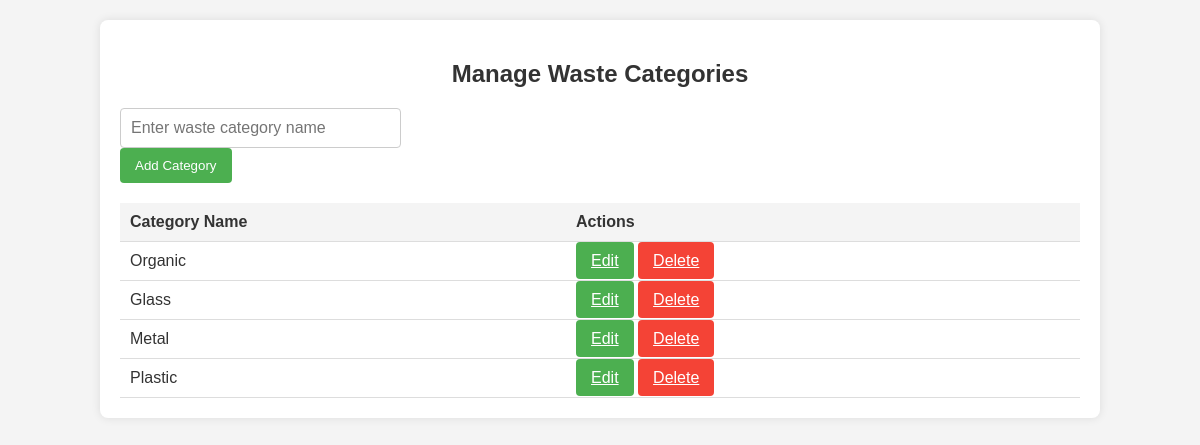
Page /manage_categories.php on the committed database.
### tables this page shows
CREATE TABLE `waste_categories` (
  `id` int(11) NOT NULL,
  `category_name` varchar(100) NOT NULL,
  `created_at` timestamp NOT NULL DEFAULT current_timestamp()
);

### manage_categories.php (the view, shortened to what this page needs)
<?php
$servername = "localhost";
$username = "root";
$password = "";
$dbname = "garbage";
$conn = new mysqli($servername, $username, $password, $dbname);
$sql = "SELECT * FROM waste_categories";
$result = $conn->query($sql);
?>
<!DOCTYPE html>
<html lang="en">
<head>
</head>
<body>
    <div class="container">
        <h2>Manage Waste Categories</h2>
        <div class="form-container">
            <form method="POST">
                <input type="text" name="category_name" placeholder="Enter waste category name" required>
                <button type="submit" name="add_category" class="btn">Add Category</button>
            </form>
        </div>
        <table>
            <thead>
                <tr>
                    <th>Category Name</th>
                    <th>Actions</th>
                </tr>
            </thead>
            <tbody>
                <?php
                if ($result->num_rows > 0) {
                    while($row = $result->fetch_assoc()) {
                        echo "<tr>
                                <td>" . $row['category_name'] . "</td>
                                <td>
                                    <a href='manage_categories.php?edit=" . $row['id'] . "' class='btn'>Edit</a>
                                    <a href='manage_categories.php?delete=" . $row['id'] . "' class='btn delete-btn' onclick='return confirm(\"Are you sure you want to delete?\")'>Delete</a>
                                </td>
                              </tr>";
                    }
                } else {
                    echo "<tr><td colspan='2'>No categories found.</td></tr>";
                }
                ?>
            </tbody>
        </table>
    </div>
</body>
</html>

### manage_categories.php (style rules this page uses)
body { font-family: Arial, sans-serif; margin: 0; padding: 0; background: #f4f4f4; color: #333; }
.container { width: 80%; margin: 20px auto; background: #fff; padding: 20px; box-shadow: 0 0 10px rgba(0, 0, 0, 0.1); border-radius: 8px; }
h2 { text-align: center; margin-bottom: 20px; }
table { width: 100%; border-collapse: collapse; margin-top: 20px; }
th, td { padding: 10px; text-align: left; border-bottom: 1px solid #ddd; }
th { background-color: #f4f4f4; }
.btn { padding: 10px 15px; background-color: #4CAF50; color: white; border: none; border-radius: 4px; cursor: pointer; }
.delete-btn { background-color: #f44336; }
.form-container { display: flex; justify-content: space-between; margin-bottom: 20px; }
input[type="text"] { padding: 10px; font-size: 16px; width: 75%; border: 1px solid #ccc; border-radius: 4px; }

### rows in the picture
waste_categories: category_name "Organic"
waste_categories: category_name "Glass"
waste_categories: category_name "Metal"
waste_categories: category_name "Plastic"
